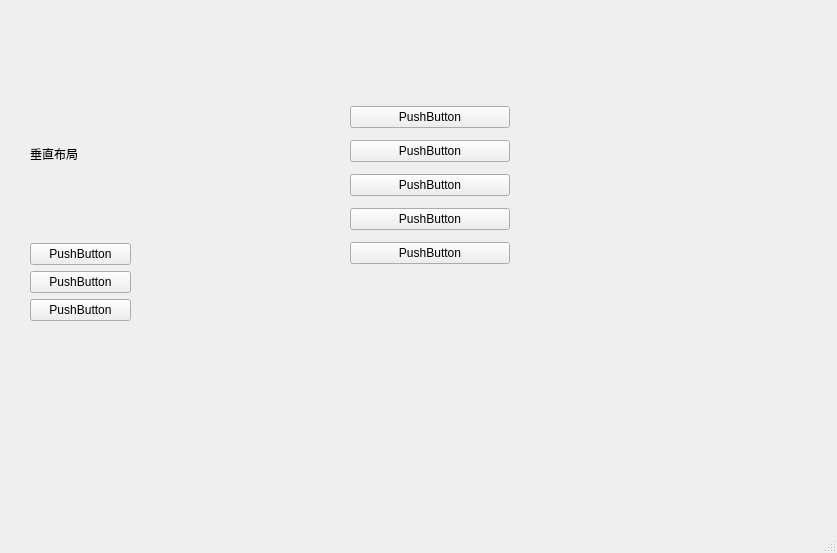
<?xml version="1.0" encoding="UTF-8"?>
<ui version="4.0">
 <class>MainWindow</class>
 <widget class="QMainWindow" name="MainWindow">
  <property name="geometry">
   <rect>
    <x>0</x>
    <y>0</y>
    <width>837</width>
    <height>553</height>
   </rect>
  </property>
  <property name="windowTitle">
   <string>MainWindow</string>
  </property>
  <widget class="QWidget" name="centralwidget">
   <widget class="QWidget" name="verticalLayoutWidget">
    <property name="geometry">
     <rect>
      <x>350</x>
      <y>100</y>
      <width>160</width>
      <height>170</height>
     </rect>
    </property>
    <layout class="QVBoxLayout" name="verticalLayout_2">
     <item>
      <widget class="QPushButton" name="pushButton_4">
       <property name="text">
        <string>PushButton</string>
       </property>
      </widget>
     </item>
     <item>
      <widget class="QPushButton" name="pushButton_7">
       <property name="text">
        <string>PushButton</string>
       </property>
      </widget>
     </item>
     <item>
      <widget class="QPushButton" name="pushButton_8">
       <property name="text">
        <string>PushButton</string>
       </property>
      </widget>
     </item>
     <item>
      <widget class="QPushButton" name="pushButton_6">
       <property name="text">
        <string>PushButton</string>
       </property>
      </widget>
     </item>
     <item>
      <widget class="QPushButton" name="pushButton_5">
       <property name="text">
        <string>PushButton</string>
       </property>
      </widget>
     </item>
    </layout>
   </widget>
   <widget class="QWidget" name="">
    <property name="geometry">
     <rect>
      <x>30</x>
      <y>70</y>
      <width>101</width>
      <height>251</height>
     </rect>
    </property>
    <layout class="QVBoxLayout" name="verticalLayout">
     <item>
      <widget class="QLabel" name="label">
       <property name="text">
        <string>垂直布局</string>
       </property>
      </widget>
     </item>
     <item>
      <widget class="QPushButton" name="pushButton">
       <property name="text">
        <string>PushButton</string>
       </property>
      </widget>
     </item>
     <item>
      <widget class="QPushButton" name="pushButton_2">
       <property name="text">
        <string>PushButton</string>
       </property>
      </widget>
     </item>
     <item>
      <widget class="QPushButton" name="pushButton_3">
       <property name="text">
        <string>PushButton</string>
       </property>
      </widget>
     </item>
    </layout>
   </widget>
  </widget>
  <widget class="QMenuBar" name="menubar">
   <property name="geometry">
    <rect>
     <x>0</x>
     <y>0</y>
     <width>837</width>
     <height>26</height>
    </rect>
   </property>
  </widget>
  <widget class="QStatusBar" name="statusbar"/>
 </widget>
 <resources/>
 <connections/>
</ui>
